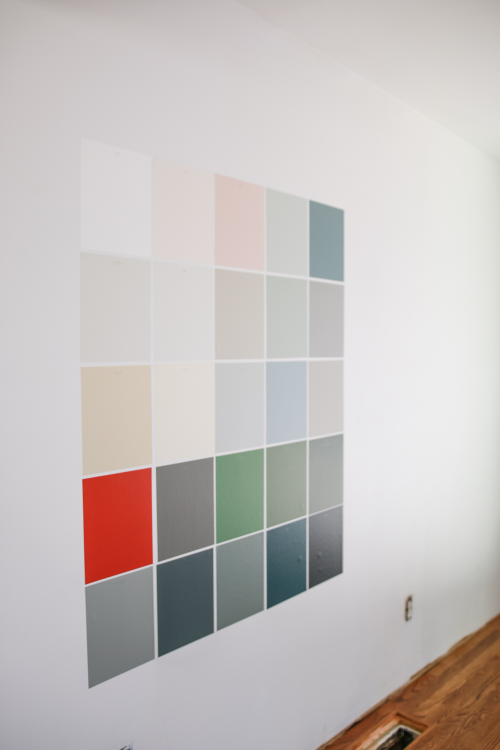
#> input picture sample.jpg, 1000 x 1500 px (shown at 1/2 size)
$ python grid_detector.py
#> lines starting #> are read from the running program, lines starting #| are printed output that depends on the picture; after the words box and inside, x2 and y2 are one past the last pixel; in counts of white or black regions, pixels touching at a corner belong together
import numpy as np
import cv2


# This function takes an image (image) and range of potential
# barcode colors (color ranges) and filters them for sqaures
# using a mask and polygonal approximation of its contours
def detectColorSquares(image, color_ranges, min_size=500):
  contour_list=[]
  for lower,upper in color_ranges:

    mask = cv2.inRange(image, lower, upper)
    cnts,hierarchy = cv2.findContours(mask, cv2.RETR_EXTERNAL, cv2.CHAIN_APPROX_SIMPLE)

    for c in cnts:
      epsilon = 0.01*cv2.arcLength(c, True)
      approx = cv2.approxPolyDP(c,epsilon,True)

      # Given the contour contains four verticies (square) and
      # is of signifigant size, we consider it a barcode region
      if len(approx)==4 and cv2.contourArea(approx) > min_size:
        contour_list.append(approx)
  return contour_list

if __name__ == "__main__":
  image = cv2.imread('sample.jpg')
#> image is the input picture: shape (1500, 1000, 3); mean B, G, R 189.6, 191.5, 197.4
  orig = image.copy()
  image = cv2.cvtColor(image, cv2.COLOR_BGR2HSV)
#> image: shape (1500, 1000, 3); mean H, S, V 72.3, 18, 199.4

  line_size = 5
  mask_count=5000

  mask_ranges = np.random.randint(0,255,(mask_count,2,3))
  detected = detectColorSquares(image, mask_ranges)
#> the loop in detectColorSquares, `for lower,upper in color_ranges: ` made 5000 passes
#> cnts on passes 1, 10, 42: 28 contours, all with area under 20, 4 contours, all with area under 20, 4 contours, all with area under 20
#> pass 1, in detectColorSquares, `mask = cv2.inRange(image, lower, upper)`:
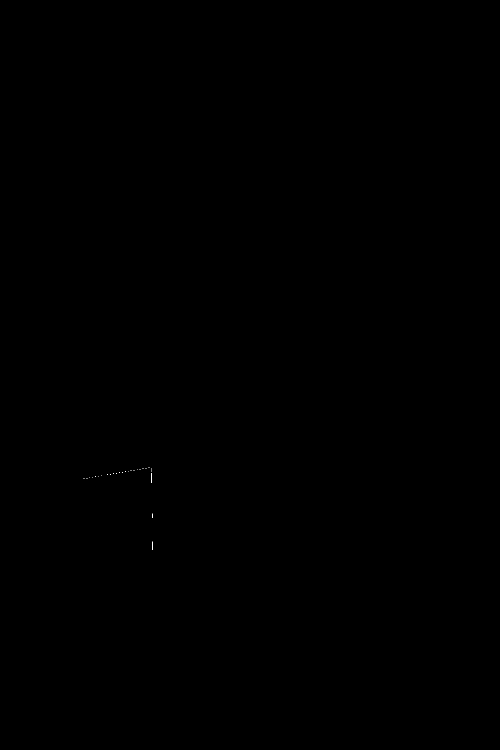
#> mask: shape (1500, 1000) (shown at 1/2 size); 0.01% white in thin lines or dots, all inside (x1, y1, x2, y2) = (167, 935, 306, 1100)
#> after the loop in detectColorSquares, `for lower,upper in color_ranges:`: contour_list = 117 contours; largest, box (x1, y1, x2, y2) and area: (161, 730, 304, 951) 28484, (161, 730, 304, 951) 28484, (162, 731, 303, 950) 27895, (168, 1134, 309, 1378) 26226, (311, 915, 429, 1126) 20832
#> detected has the same summary as contour_list in detectColorSquares

  for shape in detected:
    cv2.drawContours(orig, [shape], -1, (255,0,0), line_size)
#> this loop made 117 passes
#> shape on passes 1 to 12: [[999, 1229], [822, 1358], [850, 1338], [832, 1358]], [[423, 1098], [314, 1131], [317, 1314], [426, 1264]], [[611, 1038], [534, 1063], [534, 1217], [612, 1180]], [[526, 898], [431, 915], [433, 1087], [526, 1057]], [[999, 1134], [955, 1250], [645, 1488], [999, 1225]], [[527, 897], [431, 914], [432, 1087], [527, 1057]], [[300, 730], [161, 735], [166, 950], [303, 927]], [[620, 400], [620, 552], [685, 561], [686, 424]], [[430, 347], [430, 527], [527, 540], [527, 373]], [[525, 1064], [432, 1094], [434, 1262], [528, 1219]], [[526, 897], [431, 912], [432, 1086], [526, 1059]], [[999, 1134], [955, 1250], [649, 1485], [997, 1223]]
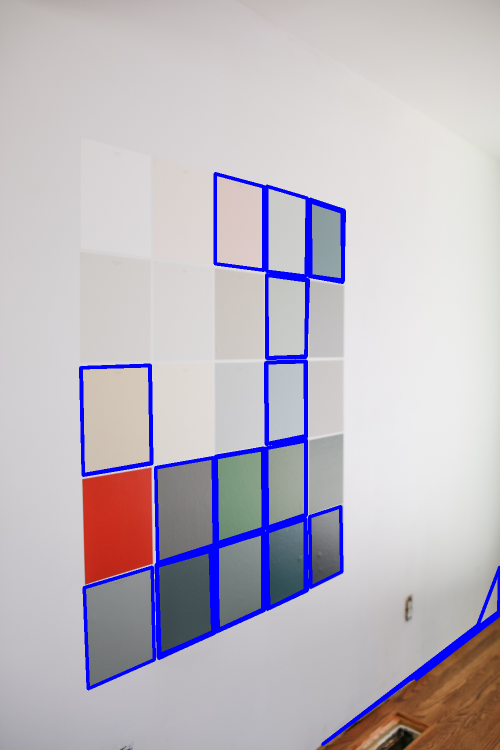
#> orig: shape (1500, 1000, 3) (shown at 1/2 size); 4.28% of pixels changed, all inside (x1, y1, x2, y2) = (158, 344, 1000, 1492)
  cv2.imwrite('out.png',orig)
